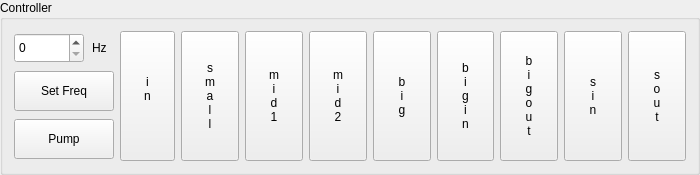
        <widget class="QGroupBox" name="groupBox_2">
         <property name="sizePolicy">
          <sizepolicy hsizetype="Preferred" vsizetype="Fixed">
           <horstretch>0</horstretch>
           <verstretch>0</verstretch>
          </sizepolicy>
         </property>
         <property name="minimumSize">
          <size>
           <width>700</width>
           <height>0</height>
          </size>
         </property>
         <property name="maximumSize">
          <size>
           <width>16777215</width>
           <height>16777215</height>
          </size>
         </property>
         <property name="title">
          <string>Controller</string>
         </property>
         <layout class="QHBoxLayout" name="horizontalLayout_4">
          <item>
           <layout class="QGridLayout" name="gridLayout">
            <item row="0" column="0">
             <widget class="QSpinBox" name="spinBoxFreq">
              <property name="sizePolicy">
               <sizepolicy hsizetype="Fixed" vsizetype="Fixed">
                <horstretch>0</horstretch>
                <verstretch>0</verstretch>
               </sizepolicy>
              </property>
              <property name="minimumSize">
               <size>
                <width>70</width>
                <height>30</height>
               </size>
              </property>
              <property name="maximumSize">
               <size>
                <width>70</width>
                <height>16777215</height>
               </size>
              </property>
             </widget>
            </item>
            <item row="0" column="1">
             <widget class="QLabel" name="label_13">
              <property name="sizePolicy">
               <sizepolicy hsizetype="Fixed" vsizetype="Fixed">
                <horstretch>0</horstretch>
                <verstretch>0</verstretch>
               </sizepolicy>
              </property>
              <property name="minimumSize">
               <size>
                <width>20</width>
                <height>20</height>
               </size>
              </property>
              <property name="maximumSize">
               <size>
                <width>20</width>
                <height>16777215</height>
               </size>
              </property>
              <property name="text">
               <string>Hz</string>
              </property>
             </widget>
            </item>
            <item row="1" column="0" colspan="2">
             <widget class="QToolButton" name="btnSetFreq">
              <property name="sizePolicy">
               <sizepolicy hsizetype="Fixed" vsizetype="Fixed">
                <horstretch>0</horstretch>
                <verstretch>0</verstretch>
               </sizepolicy>
              </property>
              <property name="minimumSize">
               <size>
                <width>100</width>
                <height>40</height>
               </size>
              </property>
              <property name="maximumSize">
               <size>
                <width>100</width>
                <height>16777215</height>
               </size>
              </property>
              <property name="text">
               <string>Set Freq</string>
              </property>
             </widget>
            </item>
            <item row="2" column="0" colspan="2">
             <widget class="QToolButton" name="btnWaterPump">
              <property name="sizePolicy">
               <sizepolicy hsizetype="Fixed" vsizetype="Fixed">
                <horstretch>0</horstretch>
                <verstretch>0</verstretch>
               </sizepolicy>
              </property>
              <property name="minimumSize">
               <size>
                <width>100</width>
                <height>40</height>
               </size>
              </property>
              <property name="maximumSize">
               <size>
                <width>100</width>
                <height>16777215</height>
               </size>
              </property>
              <property name="text">
               <string>Pump</string>
              </property>
             </widget>
            </item>
           </layout>
          </item>
          <item>
           <layout class="QHBoxLayout" name="horizontalLayout">
            <item>
             <widget class="QToolButton" name="btnWaterIn">
              <property name="sizePolicy">
               <sizepolicy hsizetype="Fixed" vsizetype="Fixed">
                <horstretch>0</horstretch>
                <verstretch>0</verstretch>
               </sizepolicy>
              </property>
              <property name="minimumSize">
               <size>
                <width>55</width>
                <height>130</height>
               </size>
              </property>
              <property name="maximumSize">
               <size>
                <width>60</width>
                <height>16777215</height>
               </size>
              </property>
              <property name="text">
               <string>i
n
</string>
              </property>
             </widget>
            </item>
            <item>
             <widget class="QToolButton" name="btnValveSmall">
              <property name="sizePolicy">
               <sizepolicy hsizetype="Expanding" vsizetype="Preferred">
                <horstretch>0</horstretch>
                <verstretch>0</verstretch>
               </sizepolicy>
              </property>
              <property name="minimumSize">
               <size>
                <width>55</width>
                <height>130</height>
               </size>
              </property>
              <property name="maximumSize">
               <size>
                <width>60</width>
                <height>16777215</height>
               </size>
              </property>
              <property name="text">
               <string>s
m
a
l
l</string>
              </property>
             </widget>
            </item>
            <item>
             <widget class="QToolButton" name="btnValveMiddle1">
              <property name="sizePolicy">
               <sizepolicy hsizetype="Expanding" vsizetype="Preferred">
                <horstretch>0</horstretch>
                <verstretch>0</verstretch>
               </sizepolicy>
              </property>
              <property name="minimumSize">
               <size>
                <width>55</width>
                <height>130</height>
               </size>
              </property>
              <property name="maximumSize">
               <size>
                <width>60</width>
                <height>16777215</height>
               </size>
              </property>
              <property name="text">
               <string>m
i
d
1</string>
              </property>
             </widget>
            </item>
            <item>
             <widget class="QToolButton" name="btnValveMiddle2">
              <property name="sizePolicy">
               <sizepolicy hsizetype="Expanding" vsizetype="Preferred">
                <horstretch>0</horstretch>
                <verstretch>0</verstretch>
               </sizepolicy>
              </property>
              <property name="minimumSize">
               <size>
                <width>55</width>
                <height>130</height>
               </size>
              </property>
              <property name="maximumSize">
               <size>
                <width>60</width>
                <height>16777215</height>
               </size>
              </property>
              <property name="text">
               <string>m
i
d
2</string>
              </property>
             </widget>
            </item>
            <item>
             <widget class="QToolButton" name="btnValveBig">
              <property name="sizePolicy">
               <sizepolicy hsizetype="Expanding" vsizetype="Preferred">
                <horstretch>0</horstretch>
                <verstretch>0</verstretch>
               </sizepolicy>
              </property>
              <property name="minimumSize">
               <size>
                <width>55</width>
                <height>130</height>
               </size>
              </property>
              <property name="maximumSize">
               <size>
                <width>60</width>
                <height>16777215</height>
               </size>
              </property>
              <property name="text">
               <string>b
i
g</string>
              </property>
             </widget>
            </item>
            <item>
             <widget class="QToolButton" name="btnBigWaterIn">
              <property name="sizePolicy">
               <sizepolicy hsizetype="Expanding" vsizetype="Preferred">
                <horstretch>0</horstretch>
                <verstretch>0</verstretch>
               </sizepolicy>
              </property>
              <property name="minimumSize">
               <size>
                <width>55</width>
                <height>130</height>
               </size>
              </property>
              <property name="maximumSize">
               <size>
                <width>60</width>
                <height>16777215</height>
               </size>
              </property>
              <property name="text">
               <string>b
i
g
i
n</string>
              </property>
             </widget>
            </item>
            <item>
             <widget class="QToolButton" name="btnBigWaterOut">
              <property name="sizePolicy">
               <sizepolicy hsizetype="Expanding" vsizetype="Preferred">
                <horstretch>0</horstretch>
                <verstretch>0</verstretch>
               </sizepolicy>
              </property>
              <property name="minimumSize">
               <size>
                <width>55</width>
                <height>130</height>
               </size>
              </property>
              <property name="maximumSize">
               <size>
                <width>60</width>
                <height>16777215</height>
               </size>
              </property>
              <property name="text">
               <string>b
i
g
o
u
t</string>
              </property>
             </widget>
            </item>
            <item>
             <widget class="QToolButton" name="btnSmallWaterIn">
              <property name="sizePolicy">
               <sizepolicy hsizetype="Expanding" vsizetype="Preferred">
                <horstretch>0</horstretch>
                <verstretch>0</verstretch>
               </sizepolicy>
              </property>
              <property name="minimumSize">
               <size>
                <width>55</width>
                <height>130</height>
               </size>
              </property>
              <property name="maximumSize">
               <size>
                <width>60</width>
                <height>16777215</height>
               </size>
              </property>
              <property name="text">
               <string>s
i
n</string>
              </property>
             </widget>
            </item>
            <item>
             <widget class="QToolButton" name="btnSmallWaterOut">
              <property name="sizePolicy">
               <sizepolicy hsizetype="Expanding" vsizetype="Preferred">
                <horstretch>0</horstretch>
                <verstretch>0</verstretch>
               </sizepolicy>
              </property>
              <property name="minimumSize">
               <size>
                <width>55</width>
                <height>130</height>
               </size>
              </property>
              <property name="maximumSize">
               <size>
                <width>60</width>
                <height>16777215</height>
               </size>
              </property>
              <property name="text">
               <string>s
o
u
t</string>
              </property>
             </widget>
            </item>
           </layout>
          </item>
         </layout>
        </widget>
